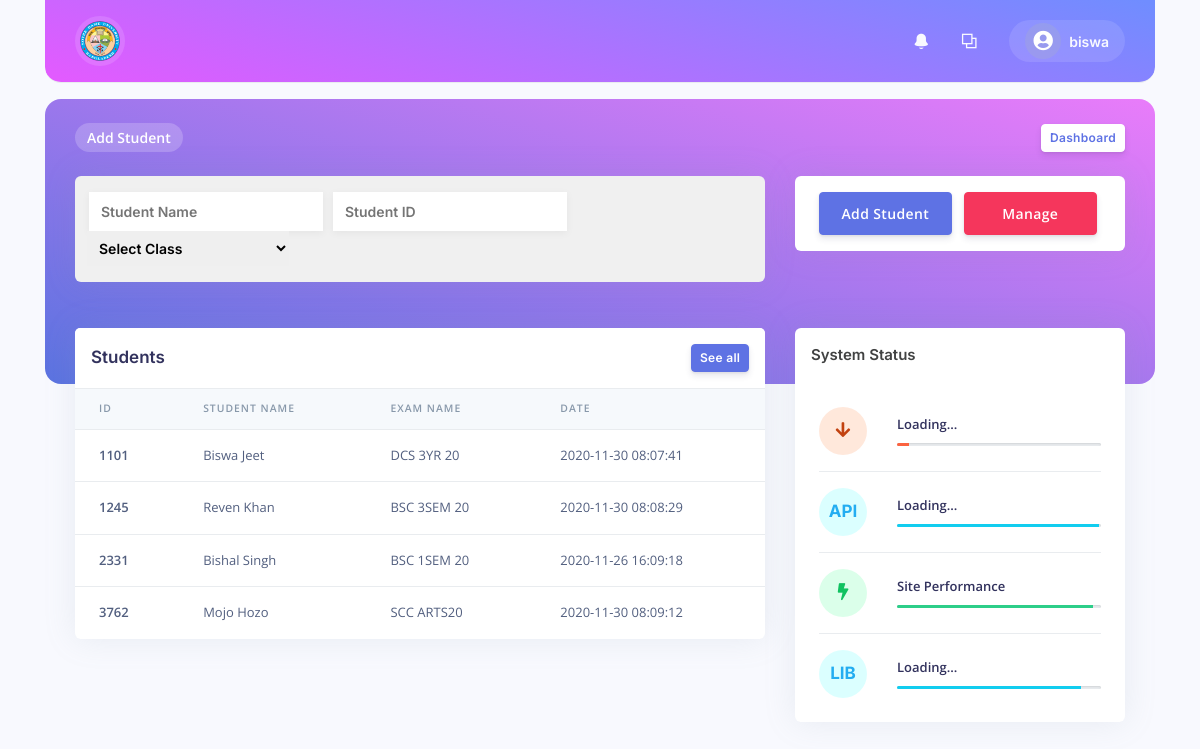
Screenshot of /add/student.php (signed in) with the database file from the repository.
### tables this page shows
CREATE TABLE `student` (
  `id` int(16) UNSIGNED NOT NULL,
  `s_name` varchar(50) NOT NULL,
  `s_class` varchar(50) NOT NULL,
  `reg_date` timestamp NOT NULL DEFAULT CURRENT_TIMESTAMP ON UPDATE CURRENT_TIMESTAMP
);

### session.php (called while the page is built, shortened)
<?php
   include('init.php');
   $user_check = $_SESSION['login_user'];
   $sqlConnect = "SELECT username FROM admin WHERE username='$user_check'";
   $ses_sql = mysqli_query($conn,$sqlConnect);
   $row = mysqli_fetch_array($ses_sql);
   $login_session = $row['username'];
?>

### add/student.php (the view, shortened to what this page needs)
<?php
include('../functions.php');
include('style.php');
include('../session.php');
include("../init.php");
?>
<!DOCTYPE html>
<html>
 <head>
 </head>
 <body>
     <div class="container">
   <div class="main-content" id="panel">
     <nav class="navbar navbar-top navbar-expand navbar-dark bg-primary border-bottom">
       <div class="container-fluid">
         <div class="collapse navbar-collapse" id="navbarSupportedContent">
           <a class="navbarbrand" href="https://ndub.edu.bd/">
            <img src="../assets/img/mb.png" width="30" height="30" alt="">
          </a>
           <ul class="navbar-nav align-items-center ml-md-auto">
           </ul>
           <ul class="navbar-nav align-items-center ml-auto ml-md-0">
             <li class="nav-item dropdown">
               <a class="nav-link pr-0" href="#" role="button" data-toggle="dropdown" aria-haspopup="true" aria-expanded="false">
                 <div class="media align-items-center">
                   <span class="avatar avatar-sm rounded-circle">
                     <?php if(empty($user_logo)){
                       echo '<i class="fas fa-user-circle"></i>';
                     }else{
                       echo '<img alt="User" src="'.$user_logo.'">';
                     }
                     ?>
                   </span>
                   <div class="media-body ml-2 d-none d-lg-block">
                     <span class="mb-0 text-sm  font-weight-bold"><?php echo $login_session; ?></span>
                   </div>
                 </div>
               </a>
             </li>
           </ul>
         </div>
       </div>
     </nav>
     <div class="header bg-primary pb-6">
       <div class="container-fluid">
         <div class="header-body">
           <div class="row align-items-center py-4">
             <div class="col-lg-6 col-7">
               <h6 class="h2 text-white d-inline-block mb-0">Add Student</h6>
             </div>
             <div class="col-lg-6 col-5 text-right">
               <a href="../dashboard" class="btn btn-sm btn-neutral">Dashboard</a>
             </div>
           </div>
         <form action="" method="post">
           <div class="row">
             <div class="col-xl-8 col-md-6">
               <div class="card card-stats st-card">
                 <div class="card-body">
                   <div class="row">
                     <input type="text" name="student_name" placeholder="Student Name" required>
                     <input type="text" name="roll_no" placeholder="Student ID" required>
                     <?php
                        echo '<select name="class_name">';
                        echo '<option selected disabled>Select Class</option>';
                    echo'</select>'
                ?>
                   </div>
                 </div>
               </div>
             </div>
             <div class="col-xl-4 col-md-6">
               <div class="card card-stats">
                 <div class="card-body">
                     <button type="submit" class="btn btn-primary wd-100">Add Student</button>
                     <button type="button" onclick="window.location.replace('../manage/student')" class="btn btn-danger wd-100">Manage</button>
                 </div>
               </div>
             </div>
           </div>
         </div>
       </div>
     </div>
     <div class="container-fluid mt--6">
     <div class="row">
        <div class="col-xl-8">
          <div class="card">
            <div class="card-header border-0">
              <div class="row align-items-center">
                <div class="col">
                  <h3 class="mb-0">Students</h3>
                </div>
                <div class="col text-right">
                  <a href="#!" class="btn btn-sm btn-primary">See all</a>
                </div>
              </div>
            </div>
            <div class="table-responsive">
              <?php
               $sql = "SELECT `id`, `s_name`, `s_class`, `reg_date` FROM `student`";
               $result = mysqli_query($conn, $sql);
               if (mysqli_num_rows($result) > 0) {
                  echo '<table class="table align-items-center table-flush">
                  <thead class="thead-light">
                    <tr>
                      <th scope="col">ID</th>
                      <th scope="col">Student Name</th>
                      <th scope="col">Exam Name</th>
                      <th scope="col">Date</th>
                    </tr>
                  </thead>
                  <tbody>';
                   while($row = mysqli_fetch_array($result))
                     {
                       echo '<tr>
                       <th scope="row">
                         '.$row['id'].'
                       </th>
                       <td>
                         '.$row['s_name'].'
                       </td>
                       <td>
                         '.$row['s_class'].'
                       </td>
                       <td>
                          '.$row['reg_date'].'
                       </td>
                     </tr>';
                     }
                   echo "</tbody>
                   </table>";
               } else {
                   echo "<p class='null'>No Student Exists!</p>";
               }
              ?>
            </div>
          </div>
        </div>
      </div>
 </body>
 </html>

### assets/css/dashui.css (style rules this page uses)
:root { --font-family: "Inter"; }
p, a, h1, h2, h3, span { font-family: var(--font-family) !important; }
.card.card-stats.st-card { background: #f0f0f0; }
.st-card input[type="text"] , .st-card input[type="number"] { padding: 9px 12px; outline: none; font-size: 14px; font-weight: 600; margin: 0 5px; font-family: var(--font-family); background: #fff; border: none; box-shadow: 0px 2px 8px rgba(0, 0, 0, 0.05); }
.st-card select { width: 30%; border: none; font-size: 14px; font-weight: 600; font-family: var(--font-family); padding: 8px; margin-left: 3px; }
.header.bg-primary.pb-6 { margin: 16px 0; border-radius: 1rem; background: linear-gradient(17deg, #5a73e0, #e97cfa) !important; }
.media.align-items-center { background: #ffffff1c !important; padding: 3px 16px !important; border-radius: 30px; }
nav.navbar.navbar-top.navbar-expand.navbar-dark.bg-primary.border-bottom { margin: 0 ; border-radius: 0 0 1rem 1rem; background: linear-gradient(17deg, #e45aff, #708dff 99%) !important; }
h6.h2.text-white.d-inline-block.mb-0 { padding: 4px 12px; background: #fff3; border-radius: 30px; font-size: 14px; }
a.navbarbrand img { height: 50px; width: 50px; border: 5px solid #ffffff21; border-radius: 100px; }
button.btn.btn-danger.wd-100, button.btn.btn-primary.wd-100 { width: 47% !important; }
i.fas.fa-user-circle { font-size: 20px; color: #fff; }

### rows the page displays
student: id "1101", s_name "Biswa Jeet", s_class "DCS 3YR 20", reg_date "2020-11-30 08:07:41"
student: id "1245", s_name "Reven Khan", s_class "BSC 3SEM 20", reg_date "2020-11-30 08:08:29"
student: id "2331", s_name "Bishal Singh", s_class "BSC 1SEM 20", reg_date "2020-11-26 16:09:18"
student: id "3762", s_name "Mojo Hozo", s_class "SCC ARTS20", reg_date "2020-11-30 08:09:12"

### other values shown
$login_session "biswa"
